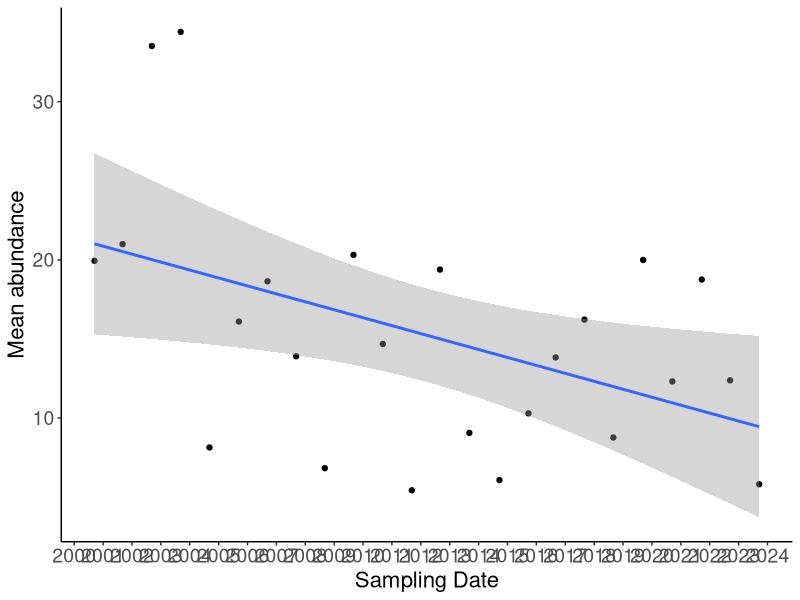

This figure's R source: (Note: this script raises an error after producing the figure.)




# ---------------------------------------------
# Abundance of macroinvertebrates
# 05 Apr 2024
# Pablo E. Gutiérrez-Fonseca
# pabloe.gutierrezfonseca@gmail.com
# ---------------------------------------------
#  



library(openxlsx)
library(dplyr)
library(ggplot2)
library(patchwork)

ranchbrook <- read.xlsx('data_2000_2024.xlsx', detectDates = TRUE)
head(ranchbrook,6)


abund.ranchbrook <- ranchbrook %>%
  select(Date, BugSpeciesDensity, Family)
head(abund.ranchbrook, 10)


abundance <- abund.ranchbrook %>%
  group_by(Date) %>%
  summarise(mean = mean(BugSpeciesDensity), 
            sd = sd(BugSpeciesDensity))


# Plot --------------------------------------------------------------------
abundance$Date <- as.Date(abundance$Date)


plot <- ggplot(abundance, aes(x = Date, y = mean)) +
  geom_point() +
  geom_smooth(method = "lm", formula = y ~ x, se = T) +
  labs(x = "Sampling Date", y = "Mean abundance") +
  scale_x_date(date_breaks = "year", date_labels = "%Y") +
  # ggtitle("Ranch Brook") +
  theme_classic() +
  theme(
    axis.title.x = element_text(size = 16),
    axis.text.x = element_text(size = 14),
    axis.title.y = element_text(size = 16),
    axis.text.y = element_text(size = 14)
  )
plot


# lineal model ------------------------------------------------------------
shapiro.test(abundance$mean)
abundance$mean_new <- log10(abundance$mean)
shapiro.test(abundance$mean_new)

mod3 <-  lm(mean_new ~ Date, data = abundance)
summary(mod3)


# Best transformation -----------------------------------------------------
AIC(mod2,mod3)

shapiro.test(mod2$residuals)
par(mfrow=c(2,2))
plot(mod2)
par(mfrow=c(1,1))

shapiro.test(mod3$residuals)
par(mfrow=c(2,2))
plot(mod3)
par(mfrow=c(1,1))
